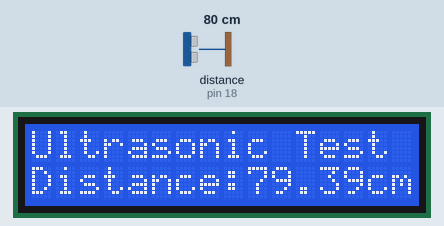
Simulated run of this program. Board: Raspberry Pi (header pin numbers). Shown: 16×2 character LCD. The inputs (shaded band) are chosen by the test bench; at power-on: distance to the obstacle (sensor on pin 18) 80 cm. The echo pulse lasts 58.3 µs per cm; the clock reads 2024-03-15 10:24:30 at power-on unless the program sets it; library files of the repository ran but are not shown: I2C_driver.py; what the program prints to the terminal is not drawn.

Above: at 2.8 s.
2.9 s: distance to the obstacle (sensor on pin 18) set to 120 cm
At 5.1 s:
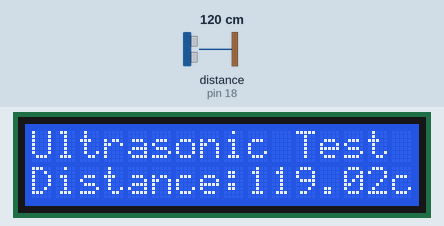
9.5 s: distance to the obstacle (sensor on pin 18) set to 2 cm
At 11.7 s:
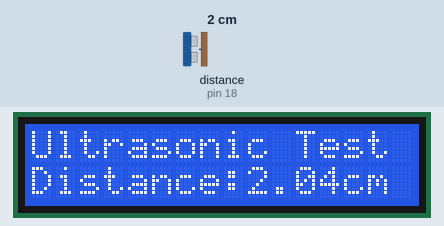
14.3 s: distance to the obstacle (sensor on pin 18) set to 4 cm
At 15.5 s:
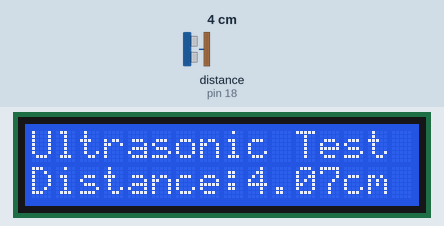
Timing chart, 0 to 17.3 s (numbered marks = the images above; inputs shaded):
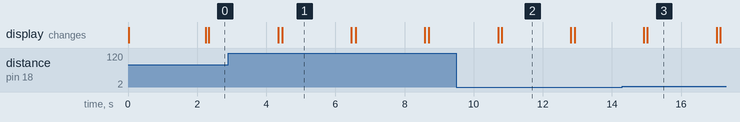

The program:

ultrasonic.py
```python
import RPi.GPIO as GPIO
import time
import I2C_driver as LCD

# Trig=11 초음파 신호 전송핀 번호 지정 및 출력지정
# Echo=12 초음파 수신하는 수신 핀 번호 지정 및 입력지정

mylcd= LCD.lcd()

def main():
    PinTrig=16
    PinEcho=18
    GPIO.setmode(GPIO.BOARD)
    GPIO.setup(PinTrig, GPIO.OUT)
    GPIO.setup(PinEcho, GPIO.IN)

    startTime=0
    stopTime=0
    while True:
        GPIO.output(PinTrig, False)
        time.sleep(2)
        mylcd.lcd_clear()

        print ('Calculating Distance. 1 nanosec pulse')
        GPIO.output(PinTrig, True)
        time.sleep(0.00001)
        GPIO.output(PinTrig, False)

        while GPIO.input(PinEcho) == 0:
            startTime = time.time()
        while GPIO.input(PinEcho) == 1:
            stopTime = time.time()

        Time_interval= stopTime - startTime
        Distance = Time_interval * 17000
        Distance = round(Distance, 2)
        m= str(Distance)
        k= "Distance:" + m + "cm"
        mylcd.lcd_display_string("Ultrasonic Test", 1)

        if (Distance >= 1000):
            mylcd.lcd_display_string("  Unmeasurable", 2)
        else:
            mylcd.lcd_display_string(k, 2)


    GPIO.cleanup()

if __name__ == '__main__':
    main()
```

Measured:
- after the input at 2.9 s, the display: first differs from a run without the input after 1.6 s (image 1)
- after the input at 9.5 s, the display: first differs from a run without the input after 1.3 s (image 2)
- after the input at 14.3 s, the display: first differs from a run without the input after 0.73 s (image 3)
- what the display in image 1 shows lasts 2.0 s, from 4.5 s to 6.5 s
